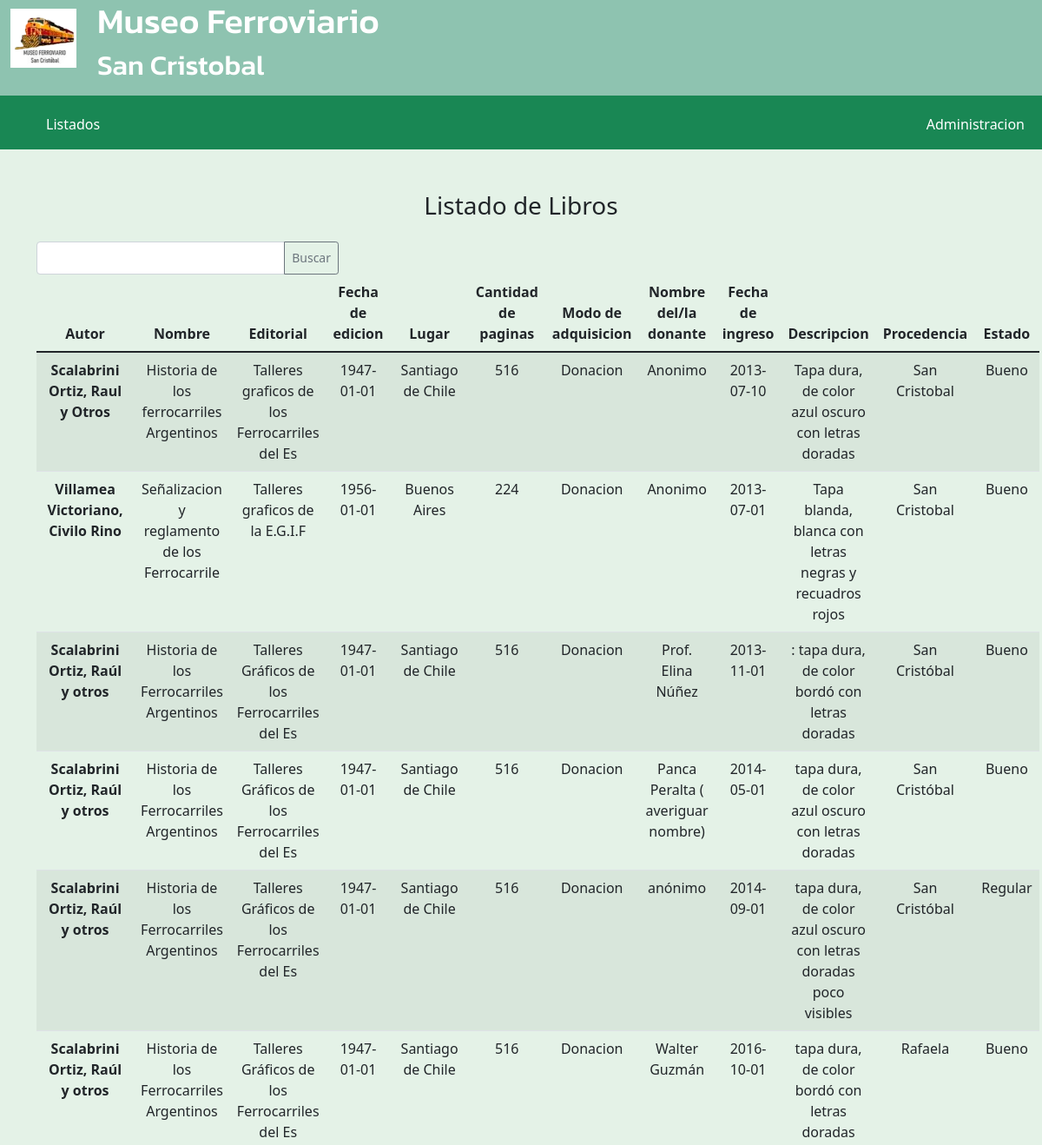
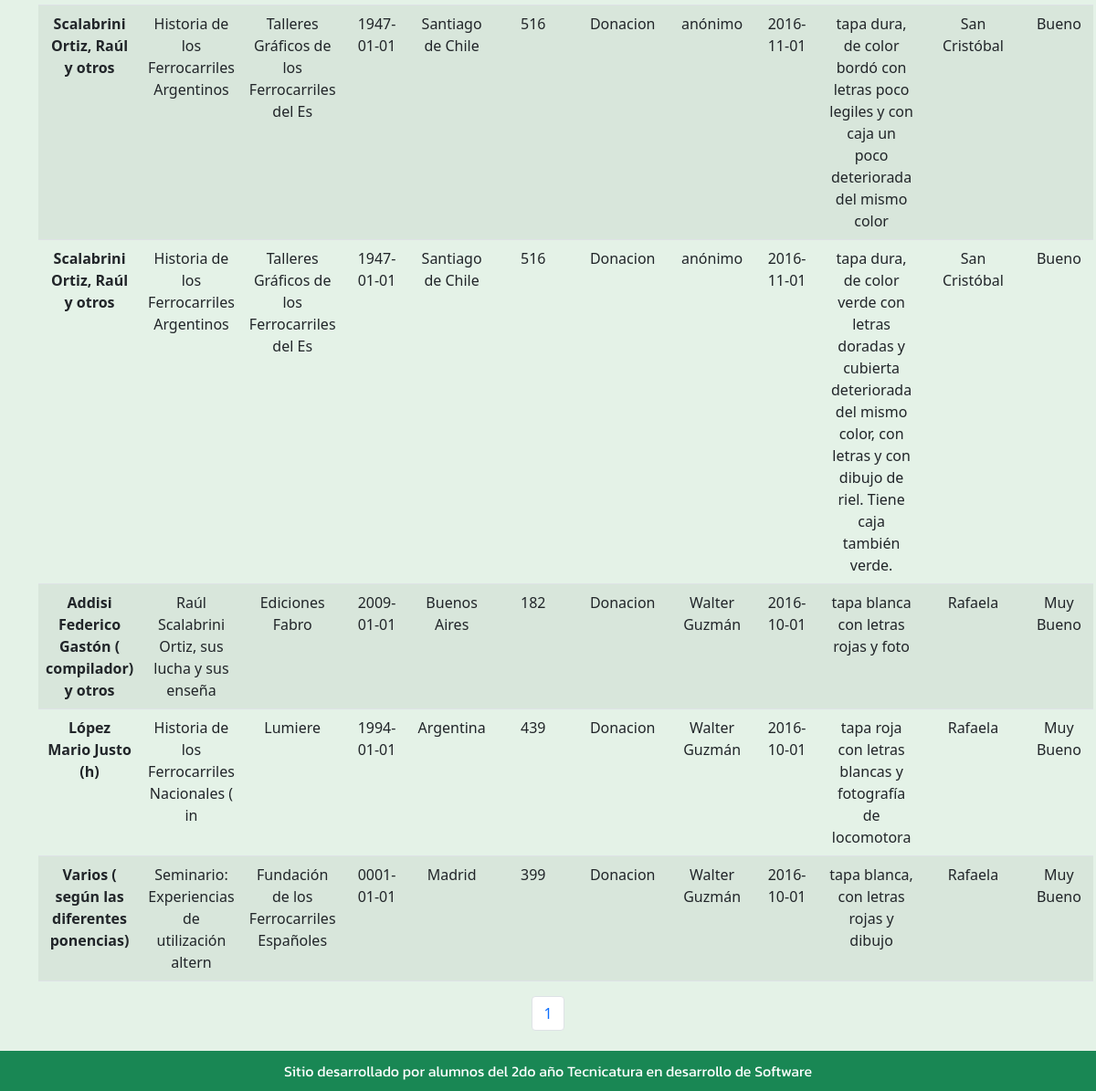
The app's page /librosGeneral.php with its own data (2 pictures, top to bottom).
### tables this page shows
CREATE TABLE `inventariolibros` (
  `idlibro` int(11) NOT NULL,
  `autor` varchar(45) DEFAULT NULL,
  `nombre` varchar(45) NOT NULL,
  `editorial` varchar(45) DEFAULT NULL,
  `fechaedicion` date DEFAULT NULL,
  `lugar` varchar(45) DEFAULT NULL,
  `paginas` int(11) DEFAULT NULL,
  `modoadquisicion` varchar(45) DEFAULT NULL,
  `nomdonante` varchar(45) DEFAULT NULL,
  `fechaingreso` date DEFAULT NULL,
  `descripcion` varchar(250) NOT NULL,
  `procedencia` varchar(45) NOT NULL,
  `estado` varchar(45) NOT NULL,
  `codigo` varchar(50) NOT NULL,
  `activo` int(11) NOT NULL DEFAULT 1,
  `categoria_idcategoriaboss` int(11) NOT NULL,
  `categorialibro_idcategorias` int(11) NOT NULL,
  `usuarios_idusuario` int(11) NOT NULL
);

### librosGeneral.php (called while the page is built)
<?php
include('primero.php');
    include('header.php');
    include('librosg.php');
    include('footer.php');
?>

### fpaginadolibrogeneral.php (called while the page is built, shortened)
<?php
function contar_registros($conex){
$sql="SELECT count(idlibro) AS cantidad_total FROM inventariolibros where activo=1 ORDER BY idlibro;";
   $result=mysqli_query($conex,$sql);
   $fila=mysqli_fetch_assoc($result);
   return $fila['cantidad_total'];
}
?>

### librosg.php (the view, shortened to what this page needs)
<?php
 require_once "conexion.php";
 require_once "fpaginadolibrogeneral.php";
 $cantmax=contar_registros($conex);
 if (!isset($_GET['pg'])){
     $pag=0;
     $result=registros_porpagina($conex,$pag);
 }else{
     $pag=$_GET['pg'];
     $result=registros_porpagina($conex,$pag);
 }
 if (isset($_POST['btnbuscar']) && $_POST['clavebuscada']!=''){
$clavebusqueda=$_POST['clavebuscada'];
$sql="SELECT * FROM inventariolibros WHERE autor like '%$clavebusqueda%' or nomdonante like '%$clavebusqueda%' or modoadquisicion like '%$clavebusqueda%' and activo=1 ORDER BY idlibro";
$result=mysqli_query($conex,$sql);
}else{
 $sql="SELECT * FROM inventariolibros ORDER BY idlibro";
 $result=mysqli_query($conex,$sql);
}if (mysqli_num_rows($result)>0){
    include ("primero.php");
 ?>
    <section>
    <div class="container text-center ">
        <div class="text-center mt-5 mb-3"><h3>Listado de Libros</h3></div>
        <table class="table table-striped table-hover">
            <div class="row">
            <div class="row">
                <div class="col-4">
                <form action="librosGeneral.php" method="POST">
                  	<div class="input-group mt-2">
          					<input type="text" name="clavebuscada" class="form-control" value="<?php if (!empty($_POST['clavebuscada'])){ echo $_POST['clavebuscada']; }?>">
          					<button class="btn btn-outline-secondary btn-sm" type="submit" name="btnbuscar" id="btnbuscar" value="Buscar">Buscar</button>
          			</div>
				</form>
                <thead>
                    <tr>
                    <th scope="col">Autor</th>
                    <th scope="col">Nombre</th>
                    <th scope="col">Editorial</th>
                    <th scope="col">Fecha de edicion</th>
                    <th scope="col">Lugar</th>
                    <th scope="col">Cantidad de paginas</th>
                    <th scope="col">Modo de adquisicion</th>
                    <th scope="col">Nombre del/la donante</th>
                    <th scope="col">Fecha de ingreso</th>
                    <th scope="col">Descripcion</th>
                    <th scope="col">Procedencia</th>
                    <th scope="col">Estado</th>
                    </tr>
                </thead>
            <tbody>
            <?php
                While ($fila=mysqli_fetch_array($result)){
            ?>
                <tr>
                    <th scope="row"><?php echo $fila["autor"]; ?></th>
                    <td><?php echo $fila["nombre"]; ?></td>
                    <td><?php echo $fila["editorial"]; ?></td>
                    <td><?php echo $fila["fechaedicion"]; ?></td>
                    <td><?php echo $fila["lugar"]; ?></td>
                    <td><?php echo $fila["paginas"]; ?></td>
                    <td><?php echo $fila["modoadquisicion"]; ?></td>
                    <td><?php echo $fila["nomdonante"]; ?></td>
                    <td><?php echo $fila["fechaingreso"]; ?></td>
                    <td><?php echo $fila["descripcion"]; ?></td>
                    <td><?php echo $fila["procedencia"]; ?></td>
                    <td><?php echo $fila["estado"]; ?></td>
                </tr>
            <?php
            }
            ?>
            </tbody>
    </table></div>
    <div>
    <ul class="pagination justify-content-center">
   <?php
$itemxpag=$cantmax/10;
for ($i = 0; $i < $itemxpag; $i++) { ?>
    <li class="page-item"><?php echo "<a class='page-link' href='librosgeneral.php?pg=".$i."'>"; echo $i+1;}?></a></li>
 </ul>
  </div>
    <?php
   }else header("location:librosgeneral.php?mensaje=noencontrado");
?>
</section>
<?php
   include('footer.php');
    ?>
 </body>
 </html>

### sass/principal.css (style rules this page uses)
*::after, *::before, * { margin: 0; padding: 0; box-sizing: border-box; }
html { font-size: 62.5%; }
html { height: 100%; font-family: "Merriweather", serif; font-size: 1em; }

### records on screen
inventariolibros: autor "Scalabrini Ortiz, Raul y Otros", nombre "Historia de los ferrocarriles Argentinos", editorial "Talleres graficos de los Ferrocarriles del Es", fechaedicion "1947-01-01", lugar "Santiago de Chile", paginas "516", modoadquisicion "Donacion", nomdonante "Anonimo", fechaingreso "2013-07-10", descripcion "Tapa dura, de color azul oscuro con letras doradas", procedencia "San Cristobal", estado "Bueno"
inventariolibros: autor "Villamea Victoriano, Civilo Rino", nombre "Señalizacion y reglamento de los Ferrocarrile", editorial "Talleres graficos de la E.G.I.F", fechaedicion "1956-01-01", lugar "Buenos Aires", paginas "224", modoadquisicion "Donacion", nomdonante "Anonimo", fechaingreso "2013-07-01", descripcion "Tapa blanda, blanca con letras negras y recuadros rojos", procedencia "San Cristobal", estado "Bueno"
inventariolibros: autor "Scalabrini Ortiz, Raúl y otros", nombre "Historia de los Ferrocarriles Argentinos", editorial "Talleres Gráficos de los Ferrocarriles del Es", fechaedicion "1947-01-01", lugar "Santiago de Chile", paginas "516", modoadquisicion "Donacion", nomdonante "Prof. Elina Núñez", fechaingreso "2013-11-01", descripcion ": tapa dura, de color bordó con letras doradas", procedencia "San Cristóbal", estado "Bueno"
inventariolibros: autor "Scalabrini Ortiz, Raúl y otros", nombre "Historia de los Ferrocarriles Argentinos", editorial "Talleres Gráficos de los Ferrocarriles del Es", fechaedicion "1947-01-01", lugar "Santiago de Chile", paginas "516", modoadquisicion "Donacion", nomdonante "Panca Peralta ( averiguar nombre)", fechaingreso "2014-05-01", descripcion "tapa dura, de color azul oscuro con letras doradas", procedencia "San Cristóbal", estado "Bueno"
inventariolibros: autor "Scalabrini Ortiz, Raúl y otros", nombre "Historia de los Ferrocarriles Argentinos", editorial "Talleres Gráficos de los Ferrocarriles del Es", fechaedicion "1947-01-01", lugar "Santiago de Chile", paginas "516", modoadquisicion "Donacion", nomdonante "anónimo", fechaingreso "2014-09-01", descripcion "tapa dura, de color azul oscuro con letras doradas poco visibles", procedencia "San Cristóbal", estado "Regular"
inventariolibros: autor "Scalabrini Ortiz, Raúl y otros", nombre "Historia de los Ferrocarriles Argentinos", editorial "Talleres Gráficos de los Ferrocarriles del Es", fechaedicion "1947-01-01", lugar "Santiago de Chile", paginas "516", modoadquisicion "Donacion", nomdonante "Walter Guzmán", fechaingreso "2016-10-01", descripcion "tapa dura, de color bordó con letras doradas", procedencia "Rafaela", estado "Bueno"
inventariolibros: autor "Scalabrini Ortiz, Raúl y otros", nombre "Historia de los Ferrocarriles Argentinos", editorial "Talleres Gráficos de los Ferrocarriles del Es", fechaedicion "1947-01-01", lugar "Santiago de Chile", paginas "516", modoadquisicion "Donacion", nomdonante "anónimo", fechaingreso "2016-11-01", descripcion "tapa dura, de color bordó con letras poco legiles y con caja un poco deteriorada del mismo color", procedencia "San Cristóbal", estado "Bueno"
inventariolibros: autor "Scalabrini Ortiz, Raúl y otros", nombre "Historia de los Ferrocarriles Argentinos", editorial "Talleres Gráficos de los Ferrocarriles del Es", fechaedicion "1947-01-01", lugar "Santiago de Chile", paginas "516", modoadquisicion "Donacion", nomdonante "anónimo", fechaingreso "2016-11-01", descripcion "tapa dura, de color verde con letras doradas y cubierta deteriorada del mismo color, con letras y con dibujo de riel. Tiene caja también verde.", procedencia "San Cristóbal", estado "Bueno"
inventariolibros: autor "Addisi Federico Gastón ( compilador) y otros", nombre "Raúl Scalabrini Ortiz, sus lucha y sus enseña", editorial "Ediciones Fabro", fechaedicion "2009-01-01", lugar "Buenos Aires", paginas "182", modoadquisicion "Donacion", nomdonante "Walter Guzmán", fechaingreso "2016-10-01", descripcion "tapa blanca con letras rojas y foto", procedencia "Rafaela", estado "Muy Bueno"
inventariolibros: autor "López Mario Justo (h)", nombre "Historia de los Ferrocarriles Nacionales ( in", editorial "Lumiere", fechaedicion "1994-01-01", lugar "Argentina", paginas "439", modoadquisicion "Donacion", nomdonante "Walter Guzmán", fechaingreso "2016-10-01", descripcion "tapa roja con letras blancas y fotografía de locomotora", procedencia "Rafaela", estado "Muy Bueno"
inventariolibros: autor "Varios ( según las diferentes ponencias)", nombre "Seminario: Experiencias de utilización altern", editorial "Fundación de los Ferrocarriles Españoles", fechaedicion "0001-01-01", lugar "Madrid", paginas "399", modoadquisicion "Donacion", nomdonante "Walter Guzmán", fechaingreso "2016-10-01", descripcion "tapa blanca, con letras rojas y dibujo", procedencia "Rafaela", estado "Muy Bueno"
